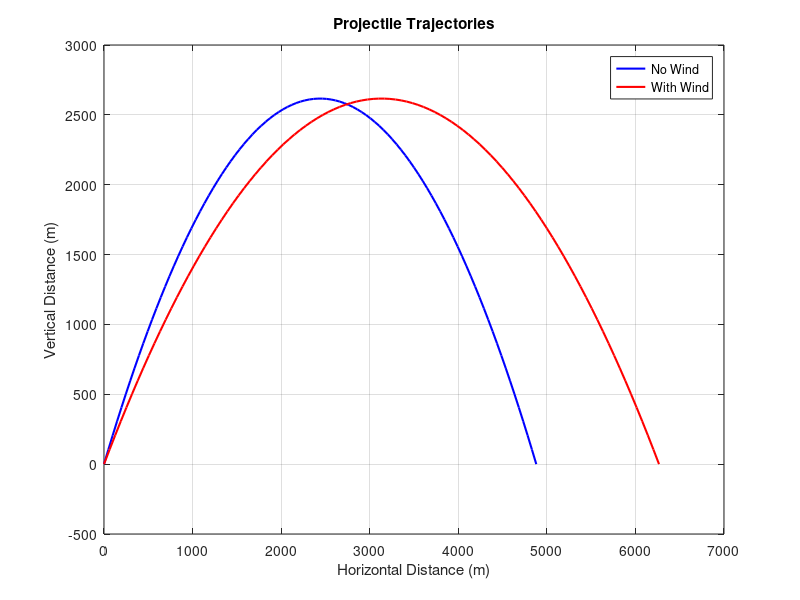

Reproduce this figure in MATLAB.
% Given data
v0 = 250; % Initial velocity (m/s)
theta = 65; % Launch angle (degrees)
wind_speed = 30; % Wind speed (m/s)
g = 9.81; % Gravitational acceleration (m/s²)

% Time of flight and range (no wind)
time_of_flight = 2 * v0 * sind(theta) / g;
t = linspace(0, time_of_flight, 100); % Time array
x_no_wind = v0 * cosd(theta) * t; % Horizontal distance
y_no_wind = v0 * sind(theta) * t - 0.5 * g * t.^2; % Vertical distance

% With wind
x_with_wind = x_no_wind + wind_speed * t; % Adding wind effect
y_with_wind = y_no_wind;

% Plot trajectories
figure;
plot(x_no_wind, y_no_wind, 'b', 'LineWidth', 1.5); hold on;
plot(x_with_wind, y_with_wind, 'r', 'LineWidth', 1.5);
xlabel('Horizontal Distance (m)');
ylabel('Vertical Distance (m)');
legend('No Wind', 'With Wind');
title('Projectile Trajectories');
grid on;
